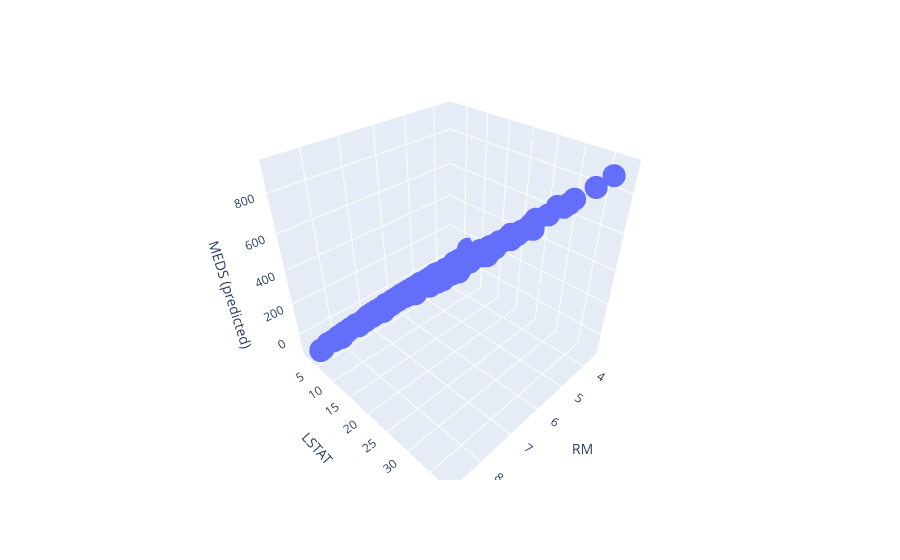

Here is the notebook cell this chart was saved with:
### Code cell
fig = px.scatter_3d(x=x, y=y, z=z)
fig.update_layout(scene={
    'xaxis_title': "RM",
    'yaxis_title': "LSTAT",
    'zaxis_title': "MEDS (predicted)",
})
fig.show()

### Figure 1 — Plotly figure (JSON) as saved in the notebook; plotly's stock layout.template omitted (floating-point values rounded to 4 significant figures; data arrays with more than 128 entries replaced by an {"elided": "..."} marker saying what was removed)
{"data": [{"hovertemplate": "x=%{x}<br>y=%{y}<br>z=%{z}<extra></extra>", "legendgroup": "", "marker": {"color": "#636efa", "symbol": "circle"}, "mode": "markers", "name": "", "scene": "scene", "showlegend": false, "type": "scatter3d", "x": {"elided": "394 float values"}, "y": {"elided": "394 float values"}, "z": {"elided": "394 float values"}}], "layout": {"legend": {"tracegroupgap": 0}, "margin": {"t": 60}, "scene": {"domain": {"x": [0, 1], "y": [0, 1]}, "xaxis": {"title": {"text": "RM"}}, "yaxis": {"title": {"text": "LSTAT"}}, "zaxis": {"title": {"text": "MEDS (predicted)"}}}}}
